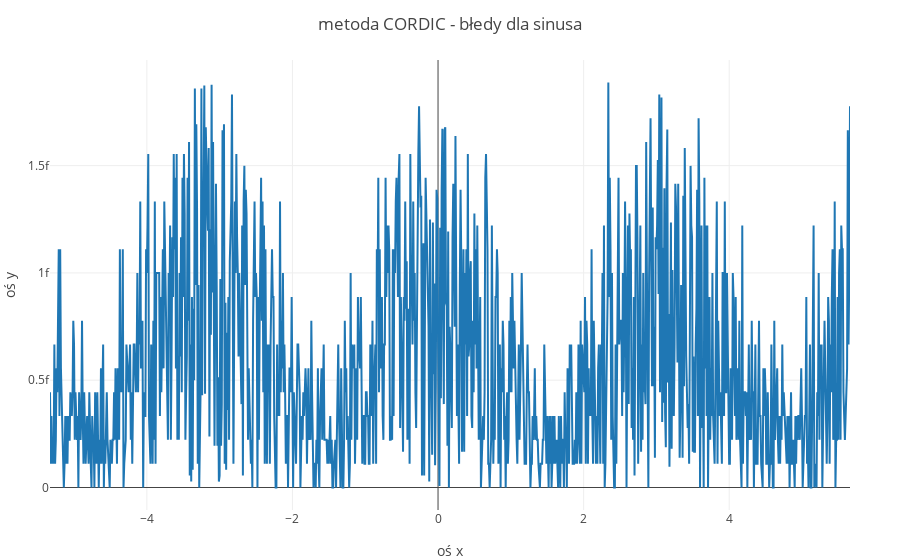

Write notebook code for a chart like this one.
### Code cell
CR  = zeros(1100,2)
for i in 1:1:1100
        k = i*0.01-1.7*pi
    CR[i,1] = k
    CR[i,2] = abs((sin(k)-cordic(k,50)[2]))#/sin(i*0.01-pi))
end

po = plot(CR[:,1],CR[:,2],leg=false, Layout( title="metoda CORDIC - błedy dla sinusa", 
            xaxis=attr(title="oś x"),
            yaxis=attr(title="oś y")
        ))

### Figure 1 — Plotly figure (JSON) as saved in the notebook; plotly's stock layout.template omitted (floating-point values rounded to 4 significant figures; data arrays with more than 128 entries replaced by an {"elided": "..."} marker saying what was removed)
{"data": [{"leg": false, "type": "scatter", "x": {"elided": "1100 float values"}, "y": {"elided": "1100 float values"}}], "layout": {"margin": {"b": 50, "l": 50, "r": 50, "t": 60}, "title": "metoda CORDIC - błedy dla sinusa", "xaxis": {"title": "oś x"}, "yaxis": {"title": "oś y"}}}
